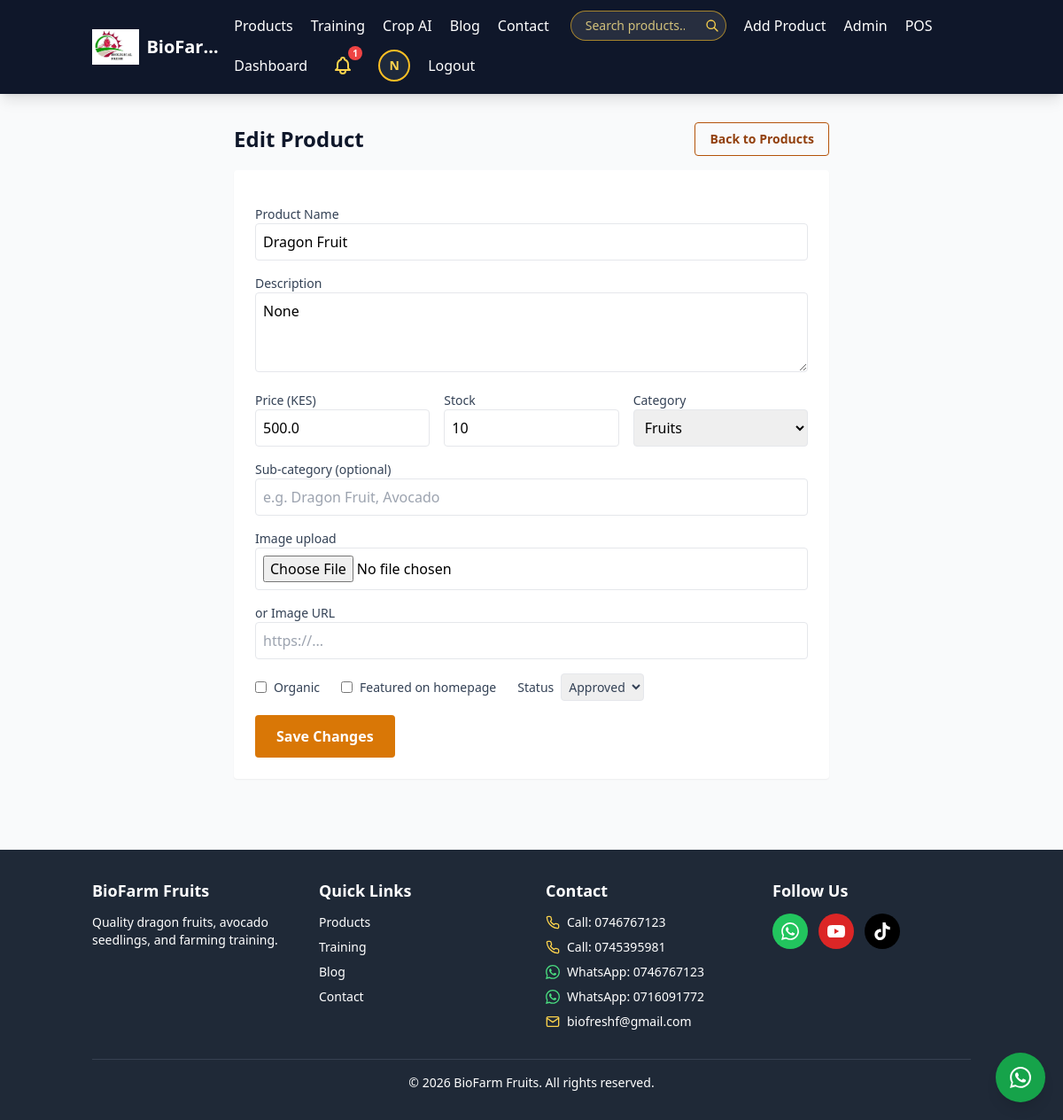
The app's page /admin/product/9/edit (signed in) with its own data.
### app.py (models this page shows, shortened)
class User(UserMixin, db.Model):
    __tablename__ = 'users'
    id = db.Column(db.Integer, primary_key=True)
    username = db.Column(db.String(80), unique=True, nullable=False)
    email = db.Column(db.String(120), unique=True, nullable=False)
    phone = db.Column(db.String(20))
    password_hash = db.Column(db.String(200))
    role = db.Column(db.String(20), default='customer')
    avatar = db.Column(db.String(200))
    bio = db.Column(db.Text)
    location = db.Column(db.String(120))
    verified = db.Column(db.Boolean, default=False)
    is_active = db.Column(db.Boolean, default=True)
    batch_number = db.Column(db.String(20), unique=True)
    created_at = db.Column(db.DateTime, default=utcnow)
    last_login = db.Column(db.DateTime)
    def is_admin(self):
        return self.role in ('admin', 'chief_admin')
    def is_chief_admin(self):
        return self.role == 'chief_admin'
    def can_manage_products(self):
        return self.role in ('admin', 'chief_admin', 'farmer')
    def can_use_pos(self):
        return self.role in ('cashier', 'admin', 'chief_admin')

class Product(db.Model):
    __tablename__ = 'products'
    id = db.Column(db.Integer, primary_key=True)
    name = db.Column(db.String(120), nullable=False)
    description = db.Column(db.Text)
    price = db.Column(db.Float, nullable=False)
    category = db.Column(db.String(50))
    sub_category = db.Column(db.String(50))
    organic = db.Column(db.Boolean, default=False)
    image = db.Column(db.String(200))
    stock = db.Column(db.Integer, default=0)
    farmer_id = db.Column(db.Integer, db.ForeignKey('users.id'))
    status = db.Column(db.String(20), default='approved')
    featured = db.Column(db.Boolean, default=False)
    views = db.Column(db.Integer, default=0)
    created_at = db.Column(db.DateTime, default=utcnow)
    updated_at = db.Column(db.DateTime, default=utcnow, onupdate=utcnow)
    farmer = db.relationship('User', backref='products')

### app.py (the view, shortened to what this page needs)
@app.route('/admin/product/<int:id>/edit', methods=['GET', 'POST'])
@admin_required
def admin_product_edit(id):
    product = Product.query.get_or_404(id)
    return render_template('admin/product_form.html', product=product, categories=PRODUCT_CATEGORIES)

### templates/admin/product_form.html (shortened to what this page needs)
{% extends "base.html" %}
{% block content %}
<div class="max-w-2xl mx-auto">
    <div class="mb-4 flex flex-wrap items-center justify-between gap-2">
        <h1 class="text-xl sm:text-2xl font-bold text-slate-900">{{ 'Edit Product' if product else 'New Product' }}</h1>
        <a href="{{ url_for('admin_products') }}" class="rounded border border-amber-700 px-4 py-2 text-sm font-semibold text-amber-800">Back to Products</a>
    </div>
    <form method="POST" enctype="multipart/form-data" class="space-y-4 rounded bg-white p-4 sm:p-6 shadow-sm">
        <div>
            <label class="block text-sm font-medium text-slate-700">Product Name</label>
            <input name="name" required value="{{ product.name if product else '' }}" class="w-full rounded border p-2 focus:ring-2 focus:ring-amber-500">
        </div>
        <div>
            <label class="block text-sm font-medium text-slate-700">Description</label>
            <textarea name="description" rows="3" class="w-full rounded border p-2 focus:ring-2 focus:ring-amber-500">{{ product.description if product else '' }}</textarea>
        </div>
        <div class="grid grid-cols-1 gap-4 sm:grid-cols-3">
            <div>
                <label class="block text-sm font-medium text-slate-700">Price (KES)</label>
                <input name="price" type="number" step="0.01" min="0" required value="{{ product.price if product else '' }}" class="w-full rounded border p-2 focus:ring-2 focus:ring-amber-500">
            </div>
            <div>
                <label class="block text-sm font-medium text-slate-700">Stock</label>
                <input name="stock" type="number" min="0" value="{{ product.stock if product else 0 }}" class="w-full rounded border p-2 focus:ring-2 focus:ring-amber-500">
            </div>
            <div>
                <label class="block text-sm font-medium text-slate-700">Category</label>
                <select name="category" class="w-full rounded border p-2 focus:ring-2 focus:ring-amber-500">
                    {% for c in categories %}
                    <option value="{{ c }}" {% if product and product.category == c %}selected{% endif %}>{{ c|capitalize }}</option>
                    {% endfor %}
                </select>
            </div>
        </div>
        <div>
            <label class="block text-sm font-medium text-slate-700">Sub-category (optional)</label>
            <input name="sub_category" value="{{ product.sub_category if product and product.sub_category else '' }}" class="w-full rounded border p-2 focus:ring-2 focus:ring-amber-500" placeholder="e.g. Dragon Fruit, Avocado">
        </div>
        <div>
            <label class="block text-sm font-medium text-slate-700">Image upload</label>
            <input type="file" name="image" accept="image/*" class="w-full rounded border p-2">
        </div>
        <div>
            <label class="block text-sm font-medium text-slate-700">or Image URL</label>
            <input name="image_url" value="{{ product.image if product and product.image and product.image.startswith('http') else '' }}" class="w-full rounded border p-2 focus:ring-2 focus:ring-amber-500" placeholder="https://...">
        </div>
        <div class="flex flex-wrap items-center gap-6">
            <label class="flex items-center gap-2 text-sm text-slate-700">
                <input type="checkbox" name="organic" {% if product and product.organic %}checked{% endif %}> Organic
            </label>
            <label class="flex items-center gap-2 text-sm text-slate-700">
                <input type="checkbox" name="featured" {% if product and product.featured %}checked{% endif %}> Featured on homepage
            </label>
            <div class="flex items-center gap-2 text-sm text-slate-700">
                <span>Status</span>
                <select name="status" class="rounded border p-1">
                    {% for s in ['approved', 'pending', 'rejected'] %}
                    <option value="{{ s }}" {% if (product and product.status == s) or (not product and s == 'approved') %}selected{% endif %}>{{ s|capitalize }}</option>
                    {% endfor %}
                </select>
            </div>
        </div>
        <button type="submit" class="rounded bg-amber-600 px-6 py-3 font-semibold text-white hover:bg-amber-700">
            {{ 'Save Changes' if product else 'Create Product' }}
        </button>
    </form>
</div>
{% endblock %}

### templates/base.html (shortened to what this page needs)
<!DOCTYPE html>
<html lang="en">
{% from "_icons.html" import social_row, icon_phone, icon_whatsapp, icon_mail with context %}
<head>
    {% if tailwind_css %}
    <link rel="stylesheet" href="{{ static_v(tailwind_css) }}">
    {% else %}
    <script src="https://cdn.tailwindcss.com"></script>
    {% endif %}
</head>
<body class="bg-gray-50">
    <nav class="bg-slate-900 text-white shadow-lg">
        <div class="container mx-auto px-4">
            <div class="flex justify-between items-center py-3">
                <a href="/" class="flex min-w-0 items-center gap-2 text-lg sm:text-xl font-bold">
                    {% if logo_file %}
                    <img src="{{ static_v(logo_file) }}" alt="{{ company_name }} logo"
                         class="h-9 sm:h-10 w-auto shrink-0" width="160" height="40">
                    {% else %}
                    <span class="flex h-9 sm:h-10 w-9 sm:w-10 shrink-0 items-center justify-center rounded-full bg-amber-400 text-sm font-extrabold text-slate-900"
                          aria-hidden="true">{{ company_name[0]|upper }}</span>
                    {% endif %}
                    <span class="truncate">{{ company_name }}</span>
                </a>
                <div class="hidden md:flex flex-wrap items-center gap-x-5 gap-y-2">
                    <a href="/products" class="hover:text-amber-300">Products</a>
                    <a href="/training" class="hover:text-amber-300">Training</a>
                    <a href="/disease-detection" class="hover:text-amber-300">Crop AI</a>
                    <a href="/blog" class="hover:text-amber-300">Blog</a>
                    <a href="/contact" class="hover:text-amber-300">Contact</a>
                    <form action="/products" method="get" class="relative ml-1" role="search">
                        <input type="search" name="search" value=""
                               placeholder="Search products..." aria-label="Search products"
                               class="w-44 rounded-full border border-amber-400/60 bg-white/10 px-4 py-1.5 pr-8 text-sm text-white placeholder-amber-200/80 focus:w-56 focus:bg-white/20 focus:outline-none focus:ring-2 focus:ring-amber-400 transition-all">
                        <button type="submit" aria-label="Search"
                                class="absolute right-2 top-1/2 -translate-y-1/2 text-amber-300 hover:text-white">
                            <svg class="h-4 w-4" fill="none" stroke="currentColor" viewBox="0 0 24 24">
                                <path stroke-linecap="round" stroke-linejoin="round" stroke-width="2" d="M21 21l-6-6m2-5a7 7 0 11-14 0 7 7 0 0114 0z"/>
                            </svg>
                        </button>
                    </form>
                    {% if current_user.is_authenticated %}
                        {% if current_user.can_manage_products() %}
                            <a href="/upload-product" class="hover:text-amber-300">Add Product</a>
                        {% endif %}
                        {% if current_user.is_chief_admin() %}
                            <a href="/chief-admin/dashboard" class="hover:text-amber-300">Chief Admin</a>
                        {% elif current_user.is_admin() %}
                            <a href="/admin/dashboard" class="hover:text-amber-300">Admin</a>
                        {% endif %}
                        {% if current_user.can_use_pos() %}
                            <a href="/pos" class="hover:text-amber-300">POS</a>
                        {% endif %}
                        <a href="/dashboard" class="hover:text-amber-300">Dashboard</a>
                        <div class="relative" id="notifBell">
                            <button type="button" id="notifToggle"
                                    class="relative p-2 rounded-full text-amber-300 hover:text-white hover:bg-slate-800 focus:outline-none"
                                    aria-label="Notifications ({{ unread_notifications }} unread)"
                                    aria-haspopup="true" aria-expanded="false">
                                <svg class="h-6 w-6" fill="none" stroke="currentColor" viewBox="0 0 24 24">
                                    <path stroke-linecap="round" stroke-linejoin="round" stroke-width="2" d="M15 17h5l-1.4-1.4A2 2 0 0118 14.2V11a6 6 0 00-4-5.7V5a2 2 0 10-4 0v.3A6 6 0 006 11v3.2c0 .5-.2 1-.6 1.4L4 17h5m6 0v1a3 3 0 11-6 0v-1m6 0H9"/>
                                </svg>
                                {% if unread_notifications %}
                                <span class="absolute -top-0.5 -right-0.5 flex h-4 min-w-4 items-center justify-center rounded-full bg-red-500 px-1 text-[10px] font-bold text-white">
                                    {{ unread_notifications if unread_notifications < 10 else '9+' }}
                                </span>
                                {% endif %}
                            </button>
                        </div>
                        <a href="/profile" class="flex items-center hover:opacity-80" title="My profile" aria-label="My profile">
                            {% if current_user.avatar %}
                            <img src="{{ image_src(current_user.avatar, size='thumb') }}" alt="{{ current_user.username }}"
                                 class="h-9 w-9 rounded-full border-2 border-amber-400 object-cover"
                                 width="36" height="36" decoding="async"
                                 onerror="imgFallback(this)">
                            {% else %}
                            <span class="flex h-9 w-9 items-center justify-center rounded-full border-2 border-amber-400 bg-slate-800 text-sm font-bold text-amber-300">
                                {{ current_user.username[0].upper() }}
                            </span>
                            {% endif %}
                        </a>
                        <a href="/logout" class="hover:text-amber-300">Logout</a>
                    {% else %}
                        <a href="/login" class="hover:text-amber-300">Login</a>
                        <a href="/register" class="bg-amber-400 px-4 py-2 rounded text-slate-950 hover:bg-amber-300 font-semibold">Register</a>
                    {% endif %}
                </div>
            </div>
        </div>
    </nav>
    <main class="container mx-auto px-4 py-8">
        {% block content %}{% endblock %}
    </main>
    <footer class="bg-gray-800 text-white mt-12 py-8">
        <div class="container mx-auto px-4">
            <div class="grid grid-cols-1 md:grid-cols-4 gap-8">
                <div>
                    <h4 class="font-bold text-lg mb-3">BioFarm Fruits</h4>
                    <p class="text-sm">Quality dragon fruits, avocado seedlings, and farming training.</p>
                </div>
                <div>
                    <h4 class="font-bold text-lg mb-3">Quick Links</h4>
                    <ul class="space-y-2 text-sm">
                        <li><a href="/products" class="hover:text-amber-300">Products</a></li>
                        <li><a href="/training" class="hover:text-amber-300">Training</a></li>
                        <li><a href="/blog" class="hover:text-amber-300">Blog</a></li>
                        <li><a href="/contact" class="hover:text-amber-300">Contact</a></li>
                    </ul>
                </div>
                <div>
                    <h4 class="font-bold text-lg mb-3">Contact</h4>
                    <ul class="space-y-2 text-sm">
                        <li class="flex items-center space-x-2"><span class="text-amber-300">{{ icon_phone('h-4 w-4') }}</span><a href="{{ tel_link(company_phone) }}" class="hover:text-amber-300">Call: {{ company_phone }}</a></li>
                        <li class="flex items-center space-x-2"><span class="text-amber-300">{{ icon_phone('h-4 w-4') }}</span><a href="{{ tel_link(company_phone_alt) }}" class="hover:text-amber-300">Call: {{ company_phone_alt }}</a></li>
                        <li class="flex items-center space-x-2"><span class="text-green-400">{{ icon_whatsapp('h-4 w-4') }}</span><a href="{{ wa_link(company_whatsapp) }}" target="_blank" rel="noopener" class="hover:text-amber-300">WhatsApp: {{ company_whatsapp }}</a></li>
                        <li class="flex items-center space-x-2"><span class="text-green-400">{{ icon_whatsapp('h-4 w-4') }}</span><a href="{{ wa_link(company_whatsapp_alt) }}" target="_blank" rel="noopener" class="hover:text-amber-300">WhatsApp: {{ company_whatsapp_alt }}</a></li>
                        <li class="flex items-center space-x-2"><span class="text-amber-300">{{ icon_mail('h-4 w-4') }}</span><a href="mailto:{{ company_email }}" class="hover:text-amber-300">{{ company_email }}</a></li>
                    </ul>
                </div>
                <div>
                    <h4 class="font-bold text-lg mb-3">Follow Us</h4>
                    {{ social_row() }}
                </div>
            </div>
            <div class="mt-8 pt-4 border-t border-gray-700 text-center text-sm">
                &copy; {{ now.year }} {{ company_name }}. All rights reserved.
            </div>
        </div>
    </footer>
    {% if whatsapp_url and whatsapp_url != '#' %}
    <a href="{{ whatsapp_url }}" target="_blank" rel="noopener"
       class="fixed bottom-5 right-5 z-50 bg-green-600 hover:bg-green-500 text-white rounded-full p-4 shadow-lg"
       aria-label="Chat on WhatsApp">
    </a>
    {% endif %}
</body>
</html>

### records on screen
User: username "N"
Product: name "Dragon Fruit", description "None", price "500.0", stock "10", category "Fruits", status "Approved"

### other values on screen
{{ company_name }} "BioFar…"
{{ unread_notifications if unread_notifications < 10 else '9+' }} "1"
{{ 'Edit Product' if product else 'New Product' }} "Edit Product"
{{ 'Save Changes' if product else 'Create Product' }} "Save Changes"
{{ company_phone }} "0746767123"
{{ company_phone_alt }} "0745395981"
{{ company_whatsapp }} "0746767123"
{{ company_whatsapp_alt }} "0716091772"
{{ company_email }} "biofreshf@gmail.com"
{{ company_name }} "BioFarm Fruits"
